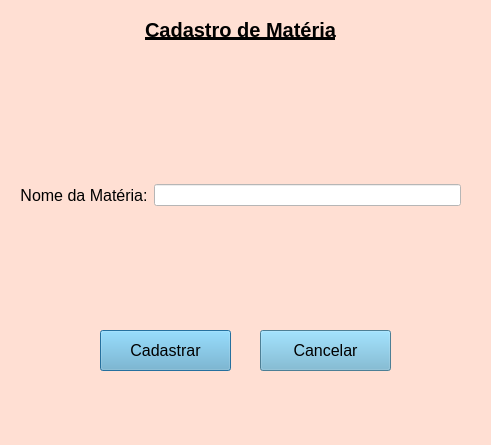
<?xml version="1.0" encoding="UTF-8"?>
<ui version="4.0">
 <class>cadastroMateria</class>
 <widget class="QDialog" name="cadastroMateria">
  <property name="geometry">
   <rect>
    <x>0</x>
    <y>0</y>
    <width>491</width>
    <height>445</height>
   </rect>
  </property>
  <property name="windowTitle">
   <string>Dialog</string>
  </property>
  <property name="styleSheet">
   <string notr="true">background-color:#FFDFD3</string>
  </property>
  <widget class="QLabel" name="label">
   <property name="geometry">
    <rect>
     <x>70</x>
     <y>20</y>
     <width>341</width>
     <height>20</height>
    </rect>
   </property>
   <property name="font">
    <font>
     <pointsize>-1</pointsize>
     <weight>75</weight>
     <bold>true</bold>
     <underline>true</underline>
    </font>
   </property>
   <property name="styleSheet">
    <string notr="true">font-size:20px;</string>
   </property>
   <property name="text">
    <string>Cadastro de Matéria</string>
   </property>
   <property name="alignment">
    <set>Qt::AlignCenter</set>
   </property>
  </widget>
  <widget class="QPushButton" name="pushButton">
   <property name="geometry">
    <rect>
     <x>100</x>
     <y>330</y>
     <width>131</width>
     <height>41</height>
    </rect>
   </property>
   <property name="styleSheet">
    <string notr="true">font-size:16px;
background-color:#6CB2D1</string>
   </property>
   <property name="text">
    <string>Cadastrar</string>
   </property>
   <property name="default">
    <bool>true</bool>
   </property>
  </widget>
  <widget class="QPushButton" name="pushButton_2">
   <property name="geometry">
    <rect>
     <x>260</x>
     <y>330</y>
     <width>131</width>
     <height>41</height>
    </rect>
   </property>
   <property name="styleSheet">
    <string notr="true">font-size:16px;
background-color:#6CB2D1</string>
   </property>
   <property name="text">
    <string>Cancelar</string>
   </property>
  </widget>
  <widget class="QWidget" name="horizontalLayoutWidget">
   <property name="geometry">
    <rect>
     <x>20</x>
     <y>80</y>
     <width>441</width>
     <height>231</height>
    </rect>
   </property>
   <layout class="QHBoxLayout" name="horizontalLayout">
    <item>
     <widget class="QLabel" name="label_6">
      <property name="styleSheet">
       <string notr="true">font-size:16px;</string>
      </property>
      <property name="text">
       <string>Nome da Matéria:</string>
      </property>
      <property name="alignment">
       <set>Qt::AlignCenter</set>
      </property>
     </widget>
    </item>
    <item>
     <layout class="QVBoxLayout" name="verticalLayout_4">
      <item>
       <widget class="QLineEdit" name="lineEdit_5">
        <property name="accessibleName">
         <string/>
        </property>
        <property name="autoFillBackground">
         <bool>false</bool>
        </property>
        <property name="styleSheet">
         <string notr="true">background-color:white;
</string>
        </property>
        <property name="inputMask">
         <string/>
        </property>
        <property name="text">
         <string/>
        </property>
       </widget>
      </item>
     </layout>
    </item>
   </layout>
  </widget>
 </widget>
 <resources/>
 <connections>
  <connection>
   <sender>pushButton_2</sender>
   <signal>clicked()</signal>
   <receiver>cadastroMateria</receiver>
   <slot>reject()</slot>
   <hints>
    <hint type="sourcelabel">
     <x>454</x>
     <y>285</y>
    </hint>
    <hint type="destinationlabel">
     <x>584</x>
     <y>388</y>
    </hint>
   </hints>
  </connection>
 </connections>
</ui>
